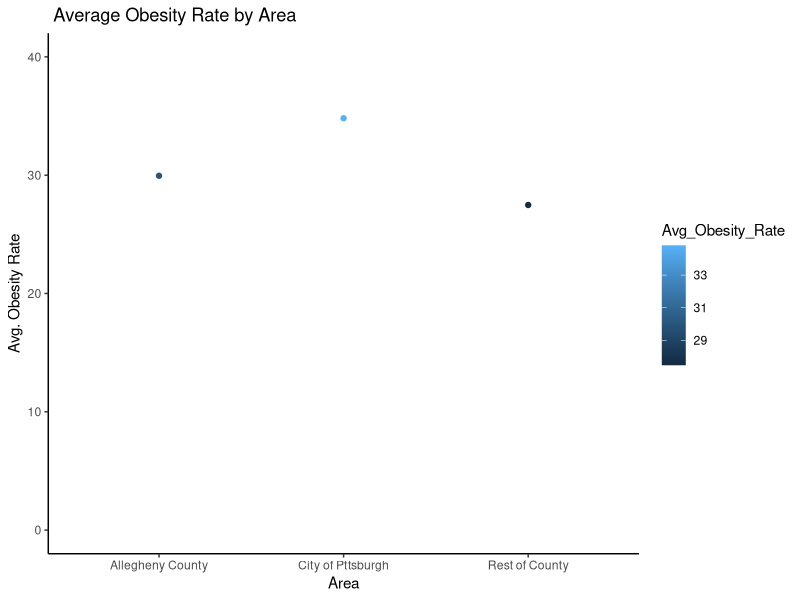
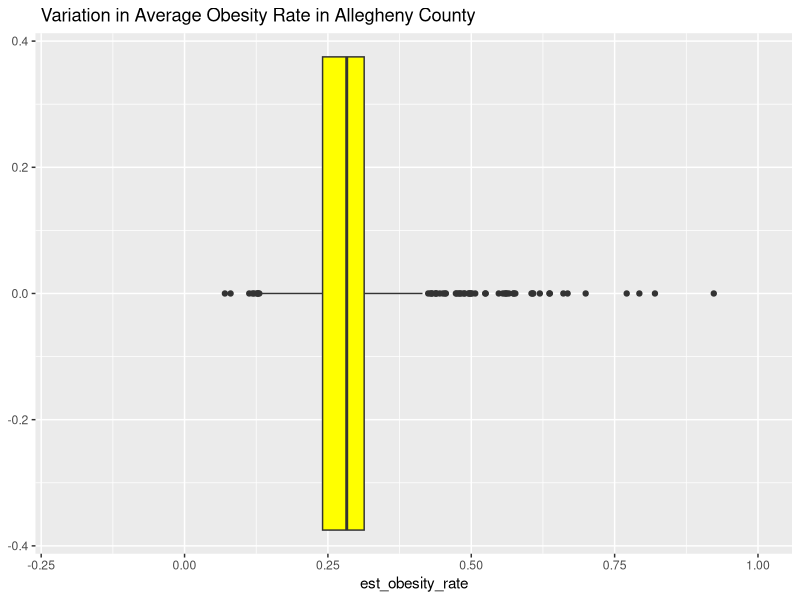
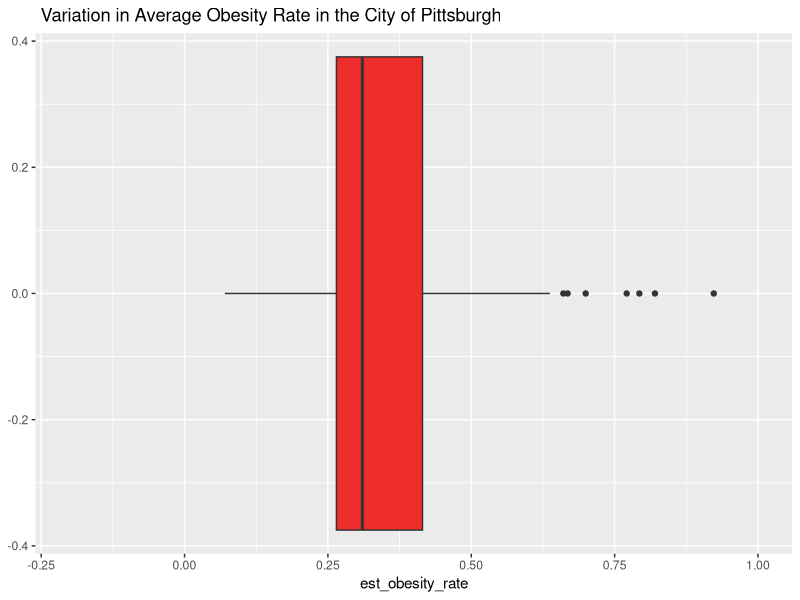
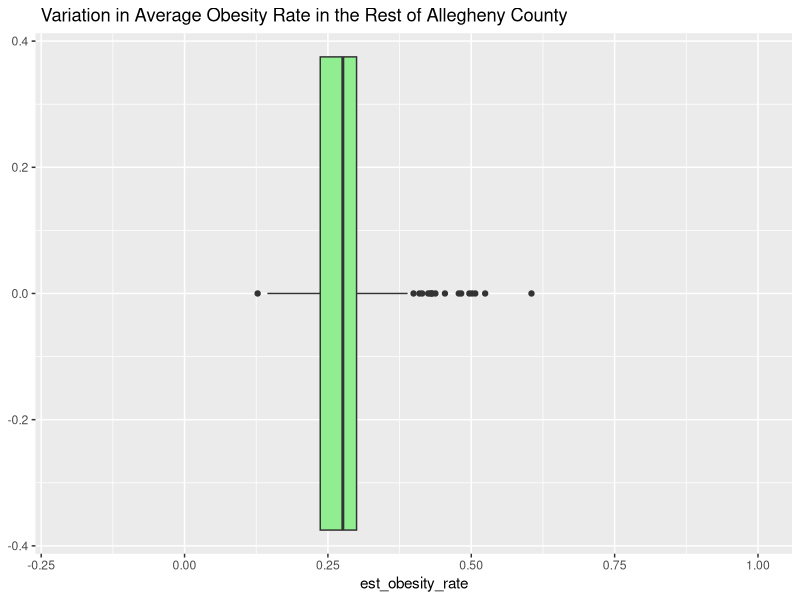
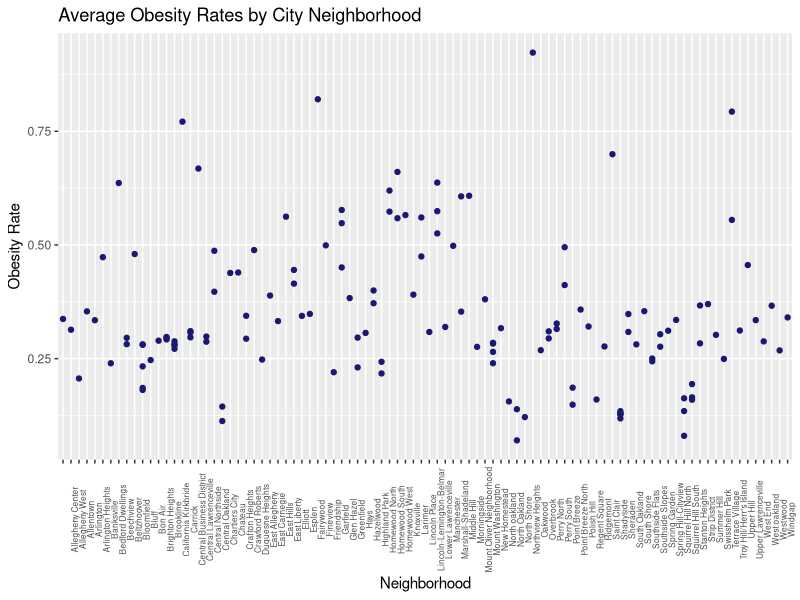
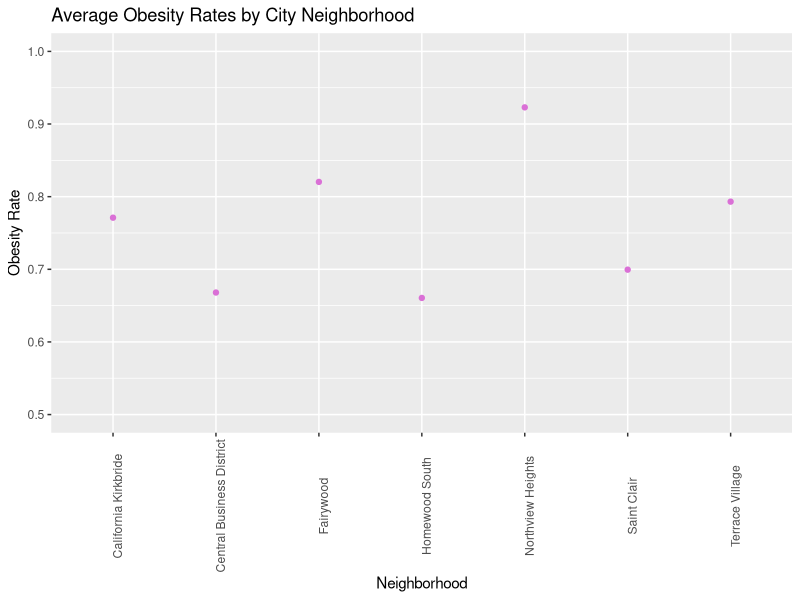

Write the R code that produced these figures, in order.
## ---- chunk 1
knitr::opts_chunk$set(echo = TRUE)
## ---- chunk 2
# import libraries for future use
library(stringr)
library(ggplot2)
## ---- chunk 3

# read in csv 
obesity <- read.csv("obesity_rate.csv", stringsAsFactors=FALSE)
head(obesity)
## ---- chunk 4
obesity_rate <- obesity$est_obesity_rate

# call statistical methods and mulitiply by 100 to get rate
overall_mean <- mean(obesity_rate)*100
overall_median <- median(obesity_rate)*100
overall_max <- max(obesity_rate)*100
overall_min <- min(obesity_rate)*100

cat("The average obesity rate in Allgheny County is: ", overall_mean, "%.", '\n', sep ="")
cat("The median obesity rate in Allegheny Count is ", overall_median, "%.", '\n', sep ="")
cat("The highest obesity rate within the county is ", overall_max, "% while the lowest is ", overall_min, "%.", '\n', sep ="")
## ---- chunk 5

# create a TF vector that searches for rows where Pittsburgh is the municipality
pittsburgh_tf <- str_detect(obesity$municipality, "Pittsburgh")
pitt_df <- obesity[pittsburgh_tf, ] # apply TF vectdor to overall datset

head(pitt_df) # we now have a dataset that's just the city of Pittsburgh 

pitt_obesity <- pitt_df$est_obesity_rate # create vector 

## ---- chunk 6
pitt_mean <- mean(pitt_obesity)*100
pitt_med <- median(pitt_obesity)*100
pitt_max <- max(pitt_obesity)*100
pitt_min <- min(pitt_obesity)*100 

cat("The average obesity rate in Pittsburgh is ", pitt_mean, "%.", '\n', sep ="")
cat("The median obesity rate in Pittsburgh is ", pitt_med, "%.", '\n', sep ="")
cat("The highest obesity rate within the city is ", pitt_max, "%, while the lowest is ", pitt_min, "%.", '\n', sep ="")


## ---- chunk 7

# create a TF vector to filter out all the municipalities outside the city
not_pitt <- obesity$is_pittsburgh == 0

# apply TF vector to dataframe and create new df
rest_of_county <- obesity[not_pitt, ]
head(rest_of_county)

roc_obesity <- rest_of_county$est_obesity_rate
## ---- chunk 8
# run statistics and multiply by 100
roc_mean <- mean(roc_obesity)*100 
roc_med <- median(roc_obesity)*100
roc_max <- max(roc_obesity)*100
roc_min <- min(roc_obesity)*100


cat('WIthin Allegheny County but outside the city of Pittsburgh, the average obesity rate is ', roc_mean, "%.", '\n', sep ="")
cat("The median obesity rate within the rest of the county is ", roc_med, "%.", '\n', sep ="")
cat("The highest obesity rate outside of the city is ", roc_max, "%, while the lowest rate is ", roc_min, "%.", '\n', sep ="")

## ---- chunk 9
# create vector of means
mean_vector <- c(overall_mean, pitt_mean, roc_mean)

areas <- c("Allegheny County", "City of Pttsburgh", "Rest of County")

#create dataframe so that we can plot these values 
mean_df <- df <- data.frame("Area" = areas, "Avg_Obesity_Rate" = mean_vector)

mean_df
## ---- chunk 10
ggplot(data = mean_df, aes(x = Area, y = Avg_Obesity_Rate))+
  geom_point(aes(color = Avg_Obesity_Rate)) +
  ylim(0, 40)+
  labs(title =" Average Obesity Rate by Area", x = "Area", y = "Avg. Obesity Rate")+
  theme_classic()
## ---- chunk 11
# sd(obesity_rate)
# sd(pitt_obesity)
# sd(roc_obesity)

cat("The standard deviation of obesity rates within the entire county is ", sd(obesity_rate), ".", '\n', sep ="")
cat("The standard deviation of obestiy rates within Pittsburgh is ", sd(pitt_obesity), ".", '\n', sep="")
cat('The standard deviation of obesity rates outside the city of Pittsburgh is ', sd(roc_obesity), ".", '\n', sep ="")

## ---- chunk 12
ggplot(data = obesity, aes(x=est_obesity_rate))+
  geom_boxplot(fill = "yellow")+
  labs(title =" Variation in Average Obesity Rate in Allegheny County")+
  xlim(-0.2, 1) # set x axis 
## ---- chunk 13
ggplot(data = pitt_df, aes(x = est_obesity_rate))+
  geom_boxplot(fill = "firebrick2")+
  labs(title =" Variation in Average Obesity Rate in the City of Pittsburgh")+
  xlim(-0.2, 1) # set x axis the same for each graph
## ---- chunk 14
ggplot(data = rest_of_county, aes(x = est_obesity_rate))+
  geom_boxplot(fill = "lightgreen")+
  labs(title =" Variation in Average Obesity Rate in the Rest of Allegheny County")+
  xlim(-0.2, 1) # set x axis the same for each graph

## ---- chunk 15
ggplot(data = pitt_df, aes(x = city_neighborhood, y = est_obesity_rate))+
         geom_point(color = "midnightblue")+
  theme(axis.text.x = element_text(angle = 90, size = 6))+ # change angle and size of text
  labs(title = "Average Obesity Rates by City Neighborhood", x = "Neighborhood", y = "Obesity Rate")
## ---- chunk 16
highest <- pitt_df$est_obesity_rate > 0.65 # create TF vector to filter out obestity rates higher than 65% 

highest_rates <- pitt_df[highest, ] # apply vector to Pittsburgh dataset  
highest_rates # create new df 

## ---- chunk 17
ggplot(data = highest_rates, aes(x = city_neighborhood, y = est_obesity_rate))+
         geom_point(color = "orchid")+ 
  theme(axis.text.x = element_text(angle = 90))+
  labs(title = "Average Obesity Rates by City Neighborhood", x = "Neighborhood", y = "Obesity Rate")+
  ylim(0.5, 1)
